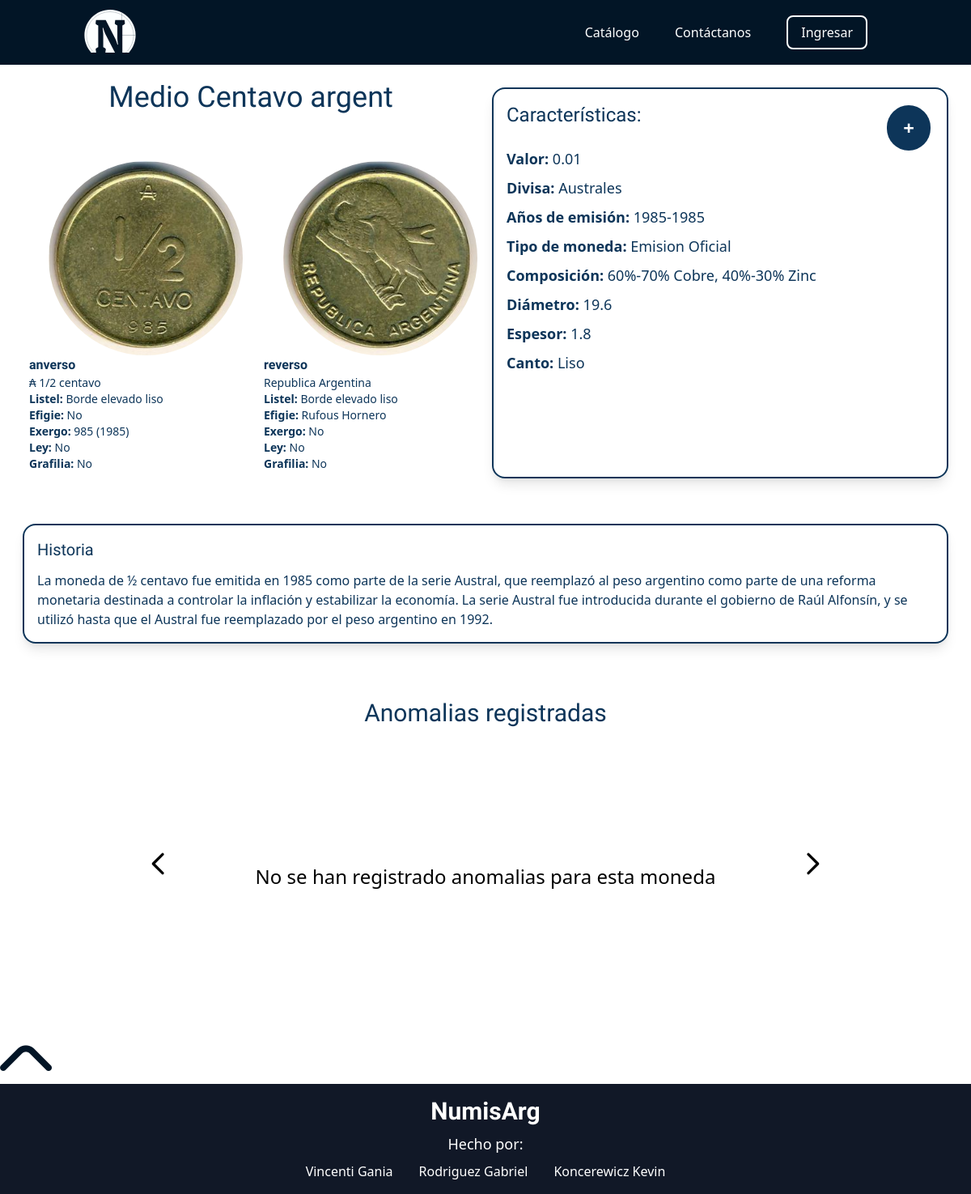
Page /src/views/coin-catalog/moneda.php?moneda=31 on the committed database.
### tables this page shows
CREATE TABLE `moneda_atributo` (
  `id_moneda_atributo` int(11) NOT NULL,
  `id_moneda` int(11) NOT NULL,
  `id_divisa` int(11) NOT NULL,
  `id_valor_nominal` int(11) NOT NULL,
  `id_tipo_canto` int(11) NOT NULL,
  `id_tipo_moneda` int(11) NOT NULL,
  `composicion` varchar(100) NOT NULL,
  `diametro` float NOT NULL,
  `espesor` float NOT NULL,
  `historia` longtext NOT NULL,
  `inicio_emision` date NOT NULL,
  `fin_emision` date NOT NULL
);

CREATE TABLE `moneda` (
  `id_moneda` int(11) NOT NULL,
  `nombre` varchar(20) NOT NULL
);

CREATE TABLE `valor_nominal` (
  `id_valor_nominal` int(11) NOT NULL,
  `valor` float NOT NULL
);

CREATE TABLE `divisa` (
  `id_divisa` int(11) NOT NULL,
  `nombre` varchar(20) NOT NULL
);

CREATE TABLE `tipo_moneda` (
  `id_tipo_moneda` int(11) NOT NULL,
  `tipo_moneda` varchar(30) NOT NULL
);

CREATE TABLE `tipo_canto` (
  `id_tipo_canto` int(11) NOT NULL,
  `tipo` varchar(50) NOT NULL
);

CREATE TABLE `partes` (
  `id_partes` int(11) NOT NULL,
  `id_imagen` int(11) NOT NULL,
  `id_moneda_atributo` int(11) NOT NULL,
  `lado` varchar(7) NOT NULL,
  `listel` varchar(100) DEFAULT NULL,
  `efigie` varchar(100) DEFAULT NULL,
  `leyenda` varchar(100) DEFAULT NULL,
  `exergo` varchar(100) DEFAULT NULL,
  `ley` varchar(100) DEFAULT NULL,
  `grafilia` varchar(100) DEFAULT NULL,
  `detalles` varchar(200) DEFAULT NULL
);

CREATE TABLE `imagen` (
  `id_imagen` int(11) NOT NULL,
  `direccion` varchar(100) NOT NULL
);

### src/views/coin-catalog/consultasmoneda.php (called while the page is built, shortened)
<?php
include '../../inc/conexion.php';
$id= $_GET['moneda'];
    $sql="SELECT moneda.nombre, inicio_emision, fin_emision
    FROM moneda
    INNER JOIN moneda_atributo ON moneda.id_moneda=moneda_atributo.id_moneda
    WHERE moneda.id_moneda='$id'";
    $gral=mysqli_query($conectar,$sql);
    $sql="SELECT divisa.nombre , valor_nominal.valor, tipo_canto.tipo, tipo_moneda, composicion, diametro, espesor, historia
        FROM moneda_atributo
        INNER JOIN divisa ON moneda_atributo.id_divisa=divisa.id_divisa
        INNER JOIN valor_nominal ON moneda_atributo.id_valor_nominal=valor_nominal.id_valor_nominal
        INNER JOIN tipo_canto ON moneda_atributo.id_tipo_canto=tipo_canto.id_tipo_canto
        INNER JOIN tipo_moneda ON moneda_atributo.id_tipo_moneda=tipo_moneda.id_tipo_moneda
        WHERE id_moneda='$id'";
    $detalle=mysqli_query($conectar,$sql);
    $sql="SELECT `lado`, `listel`, `efigie`, `leyenda`, `exergo`, `ley`, `grafilia`, `detalles`
        FROM `partes`
        INNER JOIN moneda_atributo ON moneda_atributo.id_moneda_atributo=partes.id_moneda_atributo
        WHERE id_moneda='$id'";
    $lados=mysqli_query($conectar,$sql);
?>

### src/views/coin-catalog/moneda.php (the view, shortened to what this page needs)
<?php
include '../../../header.php';
include 'consultasmoneda.php';
?>
<!DOCTYPE html>
<html lang="es">
<head>
    <link href="https://cdn.jsdelivr.net/npm/tailwindcss@2.2.19/dist/tailwind.min.css" rel="stylesheet">
    <link href="https://cdn.jsdelivr.net/npm/tailwindcss@2.2.19/dist/tailwind.min.css" rel="stylesheet">
    <link rel="stylesheet" href="../../style.css">
</head>
<body>
<?php
if($gral){
    while($general=mysqli_fetch_assoc($gral)){
        if($detalle){
            while($det=mysqli_fetch_assoc($detalle)){
                $nombre= mb_convert_encoding($general['nombre'], "UTF-8", mb_detect_encoding($general['nombre'],"UTF-8, ISO-8859-1, auto"));
                $emisioni= (int) $general['inicio_emision'];
                $emisionf= (int) $general['fin_emision'];
                $valor= $det['valor'];
                $divisa= mb_convert_encoding($det['nombre'], "UTF-8", mb_detect_encoding($det['nombre'],"UTF-8, ISO-8859-1, auto"));
                $canto= $det['tipo'];
                $tipomoneda= $det['tipo_moneda'];
                $composicion= mb_convert_encoding($det['composicion'], "UTF-8", mb_detect_encoding($det['composicion'],"UTF-8, ISO-8859-1, auto"));
                $diametro= $det['diametro'];
                $espesor= $det['espesor'];
                $historia= mb_convert_encoding($det['historia'], "UTF-8", mb_detect_encoding($det['historia'],"UTF-8, ISO-8859-1, auto"));
                echo'
                <section class="grid grid-cols-4 grid-rows-6 p-5 font-light-blue">
                    <h1 class="col-span-2 h-10 text-center text-4xl ">'.$nombre.'</h1>
                    <span class="inline-block col-start-3 col-span-4 row-span-6 m-2 p-4 border-2 rounded-2xl shadow-lg border-light-blue">
                        <h2 class="text-2xl inline-block mb-5 ">Características:</h2>
                        <button onclick="mostrarguardar()"  class="float-right p-1 px-5 m-1 rounded-full text-white font-bold text-2xl bg-light-blue leading-loose">
                            +
                        </button>
                        <p class="text-lg leading-loose">
                            <b>Valor:</b> '.$valor.'
                            <b><br>Divisa:</b> '.$divisa.'
                            <b><br>Años de emisión:</b> '.$emisioni.'-'.$emisionf.'
                            <b><br>Tipo de moneda:</b> '.$tipomoneda.'
                            <b><br>Composición:</b> '.$composicion.'
                            <b><br>Diámetro:</b> '.$diametro.'
                            <b><br>Espesor:</b> '.$espesor.'
                            <b><br>Canto:</b> '.$canto.'
                        </p>
                    </span>';
                    if($lados){
                        while($lado=mysqli_fetch_assoc($lados)){
                            $nombrelado=$lado['lado'];
                            $listel=$lado['listel'];
                            $efigie=$lado['efigie'];
                            $leyenda= mb_convert_encoding($lado['leyenda'], "UTF-8", mb_detect_encoding($lado['leyenda'],"UTF-8, ISO-8859-1, auto"));
                            $exergo=$lado['exergo'];
                            $ley=$lado['ley'];
                            $grafilia=$lado['grafilia'];
                            $sql="SELECT  direccion
                                FROM imagen
                                INNER JOIN partes ON partes.id_imagen=imagen.id_imagen
                                INNER JOIN moneda_atributo ON partes.id_moneda_atributo=moneda_atributo.id_moneda_atributo
                                WHERE id_moneda='$id'
                                AND lado='$nombrelado'";
                            $img=mysqli_query($conectar,$sql);
                            $imagen=mysqli_fetch_assoc($img);
                            if(isset($imagen['direccion'])){
                                $imagenlado= mb_convert_encoding($imagen['direccion'], "UTF-8", mb_detect_encoding($imagen['direccion'],"UTF-8, ISO-8859-1, auto"));
                            }else{
                            $imagenlado='../../assets/icon/usd-circle.svg';
                            }
                            echo '
                            <div class="inline-block  row-span-6 p-4 ">
                                <img src="'.$imagenlado.'" class="w-60 mx-6 rounded-full">
                                <h3 class="font-semibold">'.$nombrelado.'</h3>
                                <p class="text-sm">
                                    '.$leyenda.'
                                    <br><b>Listel:</b> '.$listel.'
                                    <br><b>Efigie:</b> '.$efigie.'
                                    <br><b>Exergo:</b> '.$exergo.'
                                    <br><b>Ley:</b> '.$ley.'
                                    <br><b>Grafilia:</b> '.$grafilia.'
                                </p>
                            </div>
                            ';
                        }
                    }
                    echo'
                </section>
                <section  class="border-2 rounded-2xl shadow-lg m-7 p-4  border-light-blue font-light-blue">
                    <h2 class="mb-3 text-xl">Historia</h2>
                    <p class="break-words">
                    '.$historia.'
                    </p>
                </section>
                ';
            }
        }
    }
}
        ?>
<div class="relative py-10 pb-20">
    <h1 class="text-center text-3xl mb-10 font-light-blue">Anomalias registradas</h1>
    <div class="relative  rounded-xl sm:h-64 xl:h-80 4xl:h-96">
        <div class="carousel-inner">
            <?php
            echo '<p class="text-2xl p-20 py-32 text-center">No se han registrado anomalias para esta moneda</p>';
            ?>
        </div>
        <button type="button" class="flex absolute top-0 left-0 z-30 justify-center items-center pl-44 h-full cursor-pointer group focus:outline-none" data-carousel-prev>
        <span class="inline-flex justify-center items-center w-10 h-10 rounded-full sm:w-10 sm:h-10 bg-white/30 group-focus:ring-4 group-focus:ring-white group-focus:outline-none">
            <svg class="w-10 h-10 text-black sm:w-10 sm:h-10" fill="none" stroke="currentColor" viewBox="0 0 24 24" xmlns="http://www.w3.org/2000/svg"><path stroke-linecap="round" stroke-linejoin="round" stroke-width="2" d="M15 19l-7-7 7-7"></path></svg>
        </span>
        </button>
        <button type="button" class="flex absolute top-0 right-0 z-30 justify-center items-center pr-44 h-full cursor-pointer group focus:outline-none" data-carousel-next>
        <span class="inline-flex justify-center items-center w-10 h-10 rounded-full sm:w-10 sm:h-10 bg-white/30 group-focus:ring-4 group-focus:ring-white group-focus:outline-none">
            <svg class="w-10 h-10 text-black sm:w-10 sm:h-10" fill="none" stroke="currentColor" viewBox="0 0 24 24" xmlns="http://www.w3.org/2000/svg"><path stroke-linecap="round" stroke-linejoin="round" stroke-width="2" d="M9 5l7 7-7 7"></path></svg>
        </span>
        </button>
    </div>
</div>
</body>
</html>

### src/style.css (style rules this page uses)
.bg-light-blue { background-color: #0D3559; }
body { font-family: 'Radio Canada', sans-serif; }
h1, h2 { font-family: 'Patua One', cursive; }
html { scrollbar-width: none; }

### header.php (style rules this page uses)
.bg-light-blue { background-color: #0D3559; }
.border-light-blue { border-color: #0D3559; }
.font-light-blue { color: #0D3559; }
body { font-family: 'Radio Canada', sans-serif; }
h1, h2, h3, h4 { font-family: 'Patua One', cursive; }

### rows in the picture
moneda_atributo: id_moneda.nombre "Medio Centavo argent", id_valor_nominal.valor "0.01", id_divisa.nombre "Australes", inicio_emision "1985", fin_emision "1985", id_tipo_moneda.tipo_moneda "Emision Oficial", composicion "60%-70% Cobre, 40%-30% Zinc", diametro "19.6", espesor "1.8", id_tipo_canto.tipo "Liso", historia "La moneda de ½ centavo fue emitida en 1985 como parte de la serie Austral, que reemplazó al peso argentino como parte de una reforma monetaria destinada a controlar la inflación y estabilizar la economía. La serie Austral fue introducida durante el gobierno de Raúl Alfonsín, y se utilizó hasta que el Austral fue reemplazado por el peso argentino en 1992."
partes: imagen.direccion (picture), lado "anverso", leyenda "₳ 1/2 centavo", listel "Borde elevado liso", efigie "No", exergo "985 (1985)", ley "No", grafilia "No"
partes: imagen.direccion (picture), lado "reverso", leyenda "Republica Argentina", listel "Borde elevado liso", efigie "Rufous Hornero", exergo "No", ley "No", grafilia "No"
